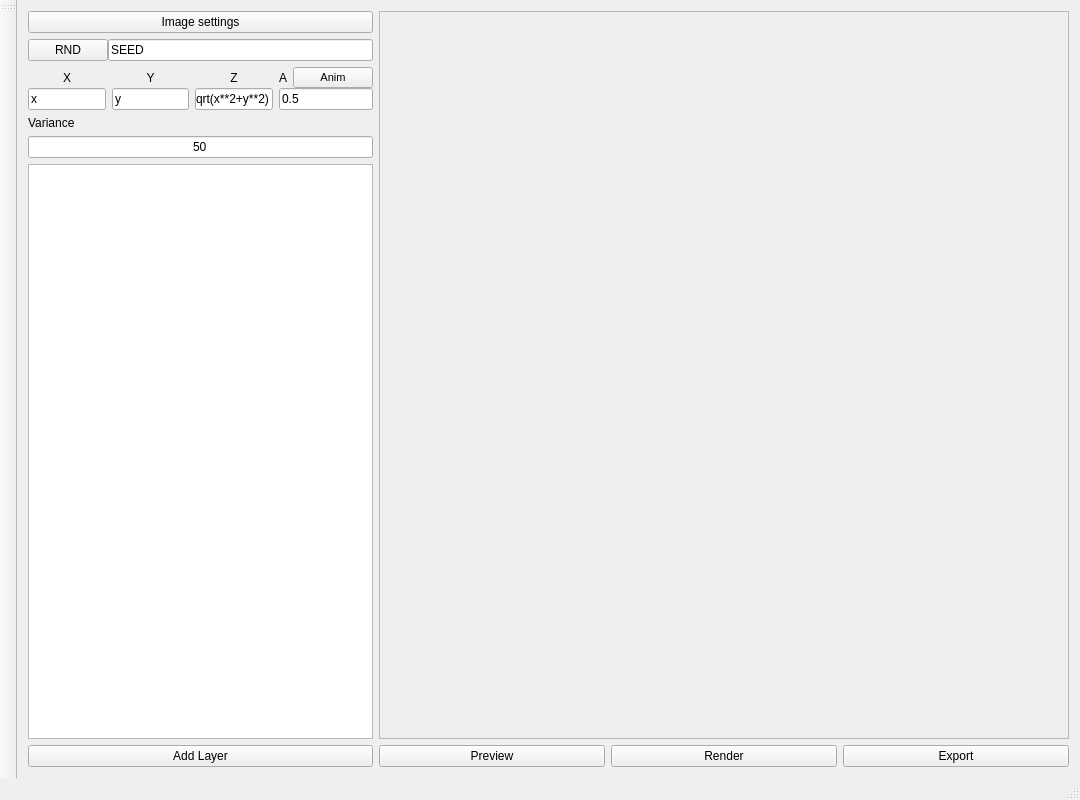
<?xml version="1.0" encoding="UTF-8"?>
<ui version="4.0">
 <class>MainWindow</class>
 <widget class="QMainWindow" name="MainWindow">
  <property name="geometry">
   <rect>
    <x>0</x>
    <y>0</y>
    <width>1080</width>
    <height>800</height>
   </rect>
  </property>
  <property name="sizePolicy">
   <sizepolicy hsizetype="MinimumExpanding" vsizetype="MinimumExpanding">
    <horstretch>0</horstretch>
    <verstretch>0</verstretch>
   </sizepolicy>
  </property>
  <property name="minimumSize">
   <size>
    <width>800</width>
    <height>800</height>
   </size>
  </property>
  <property name="windowTitle">
   <string>MainWindow</string>
  </property>
  <widget class="QWidget" name="centralWidget">
   <layout class="QGridLayout" name="gridLayout_3">
    <item row="0" column="0">
     <layout class="QHBoxLayout" name="horizontalLayout_4" stretch="1,2">
      <property name="sizeConstraint">
       <enum>QLayout::SetMaximumSize</enum>
      </property>
      <item>
       <layout class="QGridLayout" name="gridLayout">
        <item row="0" column="0">
         <widget class="QPushButton" name="imgsetting_button">
          <property name="text">
           <string>Image settings</string>
          </property>
         </widget>
        </item>
        <item row="1" column="0">
         <layout class="QHBoxLayout" name="horizontalLayout">
          <property name="spacing">
           <number>0</number>
          </property>
          <item>
           <widget class="QPushButton" name="rndseed_button">
            <property name="text">
             <string>RND</string>
            </property>
           </widget>
          </item>
          <item>
           <widget class="QLineEdit" name="rndseed_edit">
            <property name="text">
             <string>SEED</string>
            </property>
           </widget>
          </item>
         </layout>
        </item>
        <item row="5" column="0">
         <widget class="QLineEdit" name="var_edit">
          <property name="text">
           <string>50</string>
          </property>
          <property name="alignment">
           <set>Qt::AlignCenter</set>
          </property>
          <property name="placeholderText">
           <string>Variance</string>
          </property>
         </widget>
        </item>
        <item row="4" column="0">
         <widget class="QLabel" name="label_5">
          <property name="text">
           <string>Variance</string>
          </property>
         </widget>
        </item>
        <item row="3" column="0">
         <layout class="QGridLayout" name="gridLayout_2">
          <property name="verticalSpacing">
           <number>0</number>
          </property>
          <item row="0" column="3">
           <layout class="QHBoxLayout" name="horizontalLayout_3">
            <item>
             <widget class="QLabel" name="label">
              <property name="text">
               <string>A</string>
              </property>
             </widget>
            </item>
            <item>
             <widget class="QPushButton" name="animA_button">
              <property name="font">
               <font>
                <pointsize>8</pointsize>
               </font>
              </property>
              <property name="text">
               <string>Anim</string>
              </property>
             </widget>
            </item>
           </layout>
          </item>
          <item row="0" column="0">
           <widget class="QLabel" name="label_2">
            <property name="sizePolicy">
             <sizepolicy hsizetype="Minimum" vsizetype="Minimum">
              <horstretch>0</horstretch>
              <verstretch>0</verstretch>
             </sizepolicy>
            </property>
            <property name="text">
             <string>X</string>
            </property>
            <property name="alignment">
             <set>Qt::AlignCenter</set>
            </property>
           </widget>
          </item>
          <item row="1" column="1">
           <widget class="QLineEdit" name="y_edit">
            <property name="font">
             <font>
              <pointsize>9</pointsize>
             </font>
            </property>
            <property name="text">
             <string>y</string>
            </property>
           </widget>
          </item>
          <item row="1" column="3">
           <widget class="QLineEdit" name="A_edit">
            <property name="font">
             <font>
              <pointsize>9</pointsize>
             </font>
            </property>
            <property name="text">
             <string>0.5</string>
            </property>
           </widget>
          </item>
          <item row="0" column="1">
           <widget class="QLabel" name="label_3">
            <property name="sizePolicy">
             <sizepolicy hsizetype="Minimum" vsizetype="Minimum">
              <horstretch>0</horstretch>
              <verstretch>0</verstretch>
             </sizepolicy>
            </property>
            <property name="text">
             <string>Y</string>
            </property>
            <property name="alignment">
             <set>Qt::AlignCenter</set>
            </property>
           </widget>
          </item>
          <item row="0" column="2">
           <widget class="QLabel" name="label_4">
            <property name="sizePolicy">
             <sizepolicy hsizetype="Minimum" vsizetype="Minimum">
              <horstretch>0</horstretch>
              <verstretch>0</verstretch>
             </sizepolicy>
            </property>
            <property name="text">
             <string>Z</string>
            </property>
            <property name="alignment">
             <set>Qt::AlignCenter</set>
            </property>
           </widget>
          </item>
          <item row="1" column="0">
           <widget class="QLineEdit" name="x_edit">
            <property name="font">
             <font>
              <pointsize>9</pointsize>
             </font>
            </property>
            <property name="text">
             <string>x</string>
            </property>
           </widget>
          </item>
          <item row="1" column="2">
           <widget class="QLineEdit" name="z_edit">
            <property name="font">
             <font>
              <pointsize>9</pointsize>
             </font>
            </property>
            <property name="text">
             <string>sqrt(x**2+y**2)</string>
            </property>
           </widget>
          </item>
         </layout>
        </item>
        <item row="7" column="0">
         <widget class="QPushButton" name="addlayer_button">
          <property name="text">
           <string>Add Layer</string>
          </property>
         </widget>
        </item>
        <item row="6" column="0">
         <widget class="QListWidget" name="layer_list">
          <property name="lineWidth">
           <number>2</number>
          </property>
          <property name="resizeMode">
           <enum>QListView::Fixed</enum>
          </property>
          <property name="spacing">
           <number>10</number>
          </property>
          <property name="modelColumn">
           <number>0</number>
          </property>
          <property name="uniformItemSizes">
           <bool>true</bool>
          </property>
         </widget>
        </item>
       </layout>
      </item>
      <item>
       <layout class="QVBoxLayout" name="verticalLayout" stretch="2,0">
        <item>
         <widget class="QLabel" name="img_label">
          <property name="sizePolicy">
           <sizepolicy hsizetype="Preferred" vsizetype="Preferred">
            <horstretch>1</horstretch>
            <verstretch>3</verstretch>
           </sizepolicy>
          </property>
          <property name="sizeIncrement">
           <size>
            <width>10</width>
            <height>10</height>
           </size>
          </property>
          <property name="frameShape">
           <enum>QFrame::StyledPanel</enum>
          </property>
          <property name="text">
           <string/>
          </property>
         </widget>
        </item>
        <item>
         <layout class="QHBoxLayout" name="horizontalLayout_2">
          <item>
           <widget class="QPushButton" name="preview_button">
            <property name="text">
             <string>Preview</string>
            </property>
           </widget>
          </item>
          <item>
           <widget class="QPushButton" name="render_button">
            <property name="text">
             <string>Render</string>
            </property>
           </widget>
          </item>
          <item>
           <widget class="QPushButton" name="export_button">
            <property name="text">
             <string>Export</string>
            </property>
           </widget>
          </item>
         </layout>
        </item>
       </layout>
      </item>
     </layout>
    </item>
   </layout>
  </widget>
  <widget class="QMenuBar" name="menuBar">
   <property name="enabled">
    <bool>false</bool>
   </property>
   <property name="geometry">
    <rect>
     <x>0</x>
     <y>0</y>
     <width>1080</width>
     <height>22</height>
    </rect>
   </property>
  </widget>
  <widget class="QToolBar" name="mainToolBar">
   <property name="enabled">
    <bool>false</bool>
   </property>
   <attribute name="toolBarArea">
    <enum>LeftToolBarArea</enum>
   </attribute>
   <attribute name="toolBarBreak">
    <bool>false</bool>
   </attribute>
  </widget>
  <widget class="QStatusBar" name="statusBar">
   <property name="enabled">
    <bool>false</bool>
   </property>
  </widget>
 </widget>
 <layoutdefault spacing="6" margin="11"/>
 <resources/>
 <connections/>
</ui>
